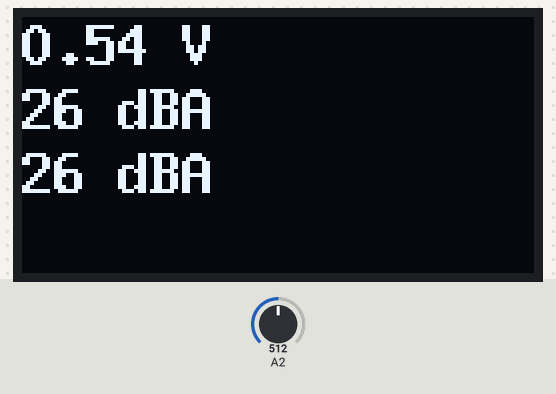
Recording of a sketch running on a simulated Arduino Uno, built with avr-gcc and run on an emulated ATmega328P. Shown: 128×64 one-colour display. The inputs (shaded band) are chosen by the test bench; at power-on: A2 = 512. No radio packets arrive unless stated; what the sketch prints to the serial monitor is not drawn.

Above: at 1.2 s.
1.3 s: A2 set to 0
At 2.4 s:
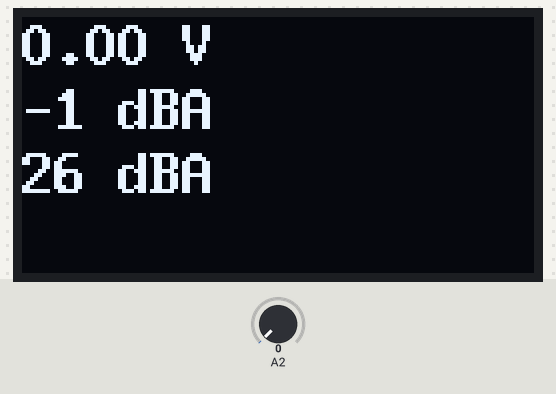
3.0 s: A2 set to 716
At 3.7 s:
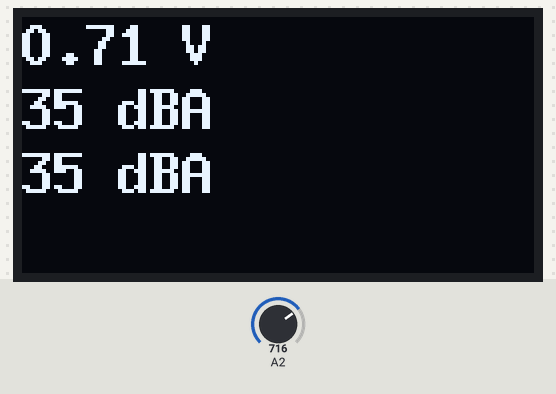
4.6 s: A2 set to 900
At 16.6 s:
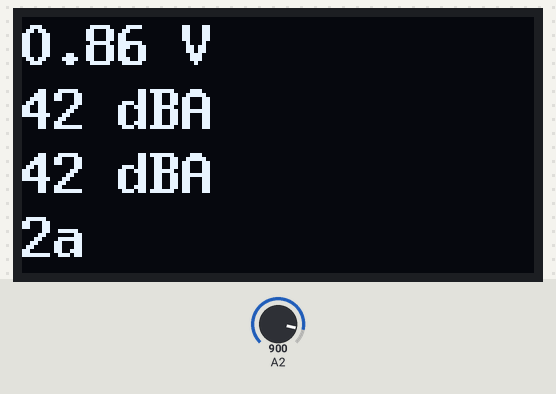
Timing chart, 0 to 18.1 s (numbered marks = the images above; inputs shaded):
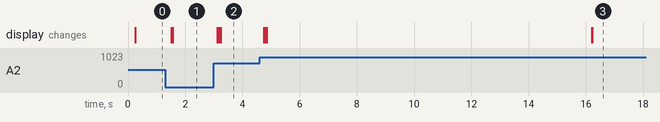

Measured:
- after the input at 1.3 s, the display: first changes after 0.22 s (image 1 shows a later state)
- after the input at 3.0 s, the display: first changes after 0.12 s (image 2 shows a later state)

The sketch:

node.ino
```cpp
#include <U8x8lib.h>       // Ug8g2 by oliver https://github.com/olikraus/u8g2 . Needed for display
#include <LoRa.h>          // Lora by Sandeep Mistry https://github.com/sandeepmistry/arduino-LoRa
                           // See ~/Arduino/libraries/LoRa/API.md for help on LoRa. functions
#include <SPI.h>           // needed for Lora
U8X8_SSD1306_128X64_NONAME_SW_I2C u8x8(/* clock=*/ 15, /* data=*/ 4, /* reset=*/ 16);  // Define pins (15,4,16) used for OLED


// ****************************************************************
// SETUP
// ****************************************************************
void setup() {

// *** Serial ***
   Serial.begin(115200);
   //while (!Serial);  // makes the board pause until you open the serial port, so you get to see that initial bit of data


// *** Display ***
   u8x8.begin();
   u8x8.setFont(u8x8_font_8x13B_1x2_r);  // 4 lines on display -> setCursor 0,2,4,6

// *** Lora ***
   LoRa.setPins(18, 14, 26);             // defines the pins used for Lora module (ss,rst,dio0)
   LoRa.setSpreadingFactor(7);           // 7-12 [default 7]
   LoRa.setSyncWord(0x9A);               // sync word must match with sender [default 0x34]
   LoRa.setSignalBandwidth(125000);      // [default 125000] in Hz. For other supported values, see API.md
   while (!LoRa.begin(869525000)) { Serial.println("Waiting on Lora");delay(500); }    // start Lora at 869.525MHz and wait until available
   Serial.println("Lora read: 869.525 MHz | SF 7 | SyncWord 0x9A");

}


// ****************************************************************
// LOOP
// ****************************************************************
void loop() {

  //int dbValueArray[10];  // Array for 10 Elements (index 0..9)
  //int dbValueMax = dbValueArray.Max;  NOT Working on Arduino
  String transmitString;
  u8x8.clear();
  for (int k=1; k<=6; k++) {       // Compose transmitString from six 10-second blocks
    int dbValueMax = 0;            // Reset dbValueMax after one 10-second block
    for (int i=1; i<=80; i++) {    // Take the maximum db value of 80 125ms-measurements = 10s
      float  voltageValue = ReadVoltage(32);      // Number of analog GPIO pin. See function below.
      float  dbValueFloat = voltageValue * 50.0 - 1.0;  // convert voltage to decibel value (50.0 is the sensitivity factor of the sensor)
      int    dbValueInt      = round(dbValueFloat);     // -1.0 according to calibration with NTI XL2 Audio device (5.4.2019)
      dbValueMax = max(dbValueMax,dbValueInt);
      // *** Display ***
      u8x8.setCursor(0,0); u8x8.print(voltageValue,2); u8x8.print(" V ");
      u8x8.setCursor(0,2); u8x8.print(dbValueInt);     u8x8.print(" dBA ");
      u8x8.setCursor(0,4); u8x8.print(dbValueMax);     u8x8.print(" dBA ");
      delay(19);   // This value must be set by trial and error until one pass takes 125ms.
                   // This is given by the hardware characteristic of the SoundLevelMeasurement device.
                   // To measure, look at the elapsed time beetween LoRa messages. It should be one minute.
                   // delay =  125ms without OLED. The code execution is almost instantly
                   //         ~ 19ms with    OLED. The display strongly slows down the execution
                   //                              This value must be adjusted on every change on the display!
    }
    transmitString = transmitString + String(dbValueMax,HEX);
    u8x8.setCursor(0,6); u8x8.print(transmitString);
  }
  // *** Send LoRa packet ***
  LoRa.beginPacket(); LoRa.print(transmitString); LoRa.endPacket();
}


// ****************************************************************
// ReadVoltage (improvement of analogRead() )
// ****************************************************************
// From https://github.com/G6EJD/ESP32-ADC-Accuracy-Improvement-function
// Call function with 'ReadVoltage(32)'. It improves 'analogRead(32) / 4096.0 * 3.3' which is not accurate.
double ReadVoltage(byte pin){
   double reading = analogRead(pin); // Reference voltage is 3v3 so maximum reading is 3v3 = 4095 in range 0 to 4095
   if(reading < 1 || reading > 4095) return 0;
   return -0.000000000000016 * pow(reading,4) + 0.000000000118171 * pow(reading,3)- 0.000000301211691 * pow(reading,2)+ 0.001109019271794 * reading + 0.034143524634089;
}
```
